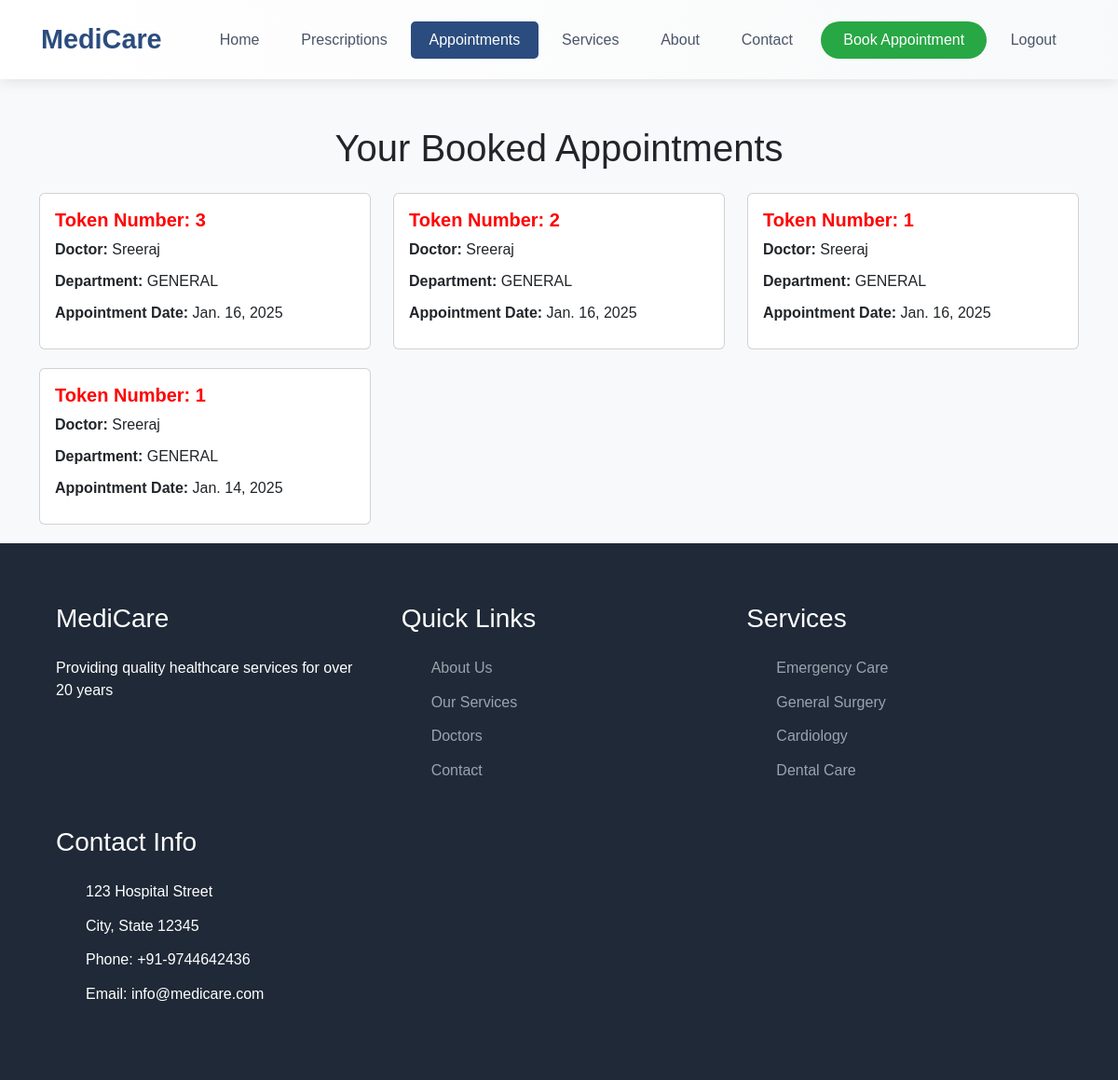
The app's page /appointment_success (signed in), older data.
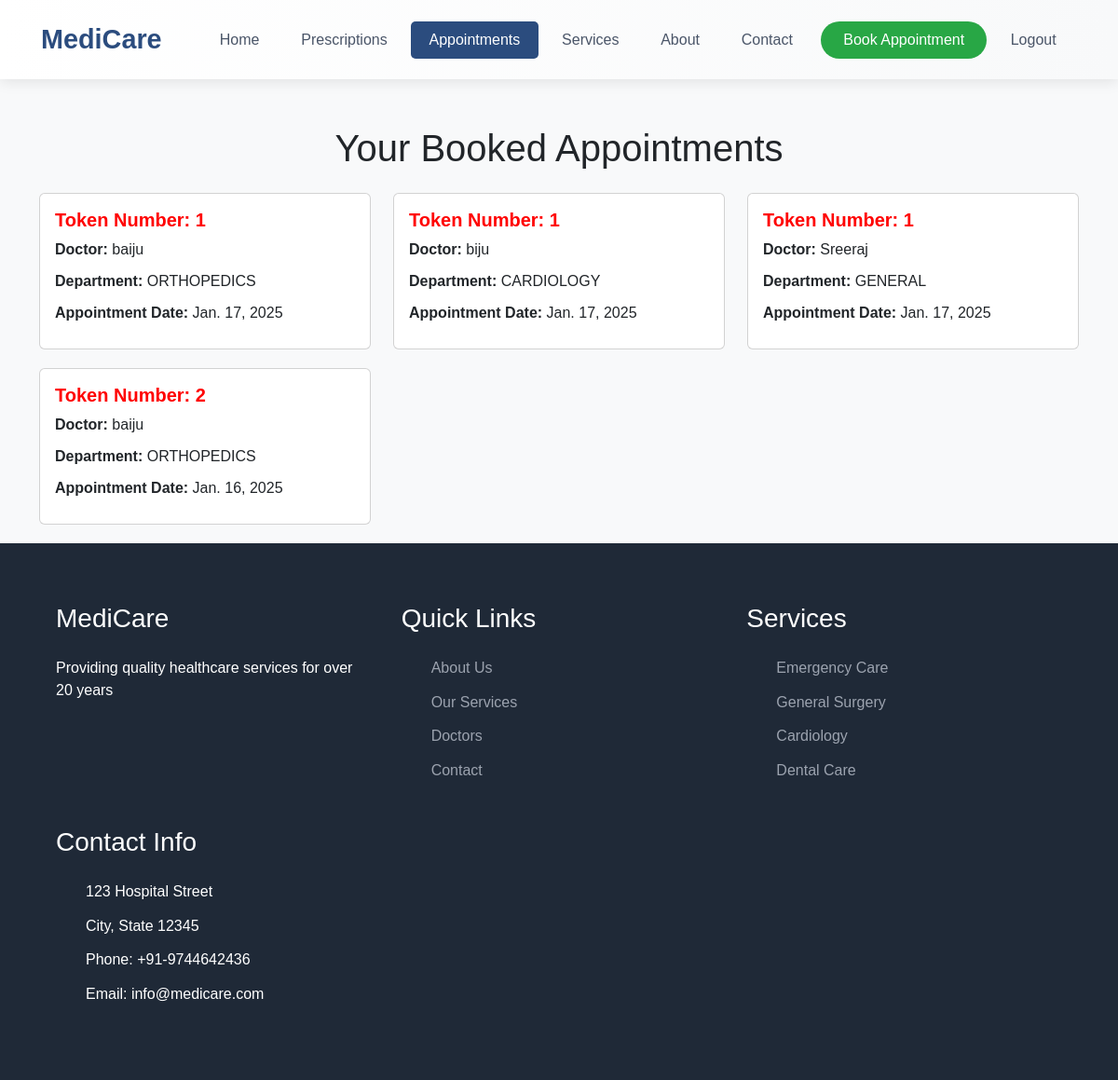
The same page, newer data.
### app/models.py (models this page shows)
class Appointment(models.Model):
    doctor = models.ForeignKey(Doctor, on_delete=models.CASCADE)
    patient = models.ForeignKey(Patient, on_delete=models.CASCADE)
    appointment_date = models.DateField()
    token_number = models.IntegerField()
    department = models.CharField(max_length=50)

class Doctor(models.Model):
    department = models.ForeignKey(Department, related_name='doctors', on_delete=models.CASCADE)
    name = models.CharField(max_length=100)
    specialization = models.CharField(max_length=100)
    password = models.TextField()
    email = models.EmailField(unique=True,)

### app/views.py (the view)
# urls.py: path('appointment_success', views.appointment_success),
def appointment_success(request):
    email = request.session.get('patient')
    if not email:
        return redirect('login')  # Assuming you have a login view
    try:
        patient = Patient.objects.get(email=email)
    except Patient.DoesNotExist:
        return redirect('login')
    appointments = Appointment.objects.filter(patient=patient).order_by('appointment_date')[::-1]
    if not appointments:
        return render(request, 'user/appointment_success.html', {'message': 'No appointments found.'})
    return render(request, 'user/appointment_success.html', {'appointments': appointments})

### templates/user/appointment_success.html (shortened to what the changed rows need)
<!DOCTYPE html>
<html lang="en">
<head>
    <link href="https://cdn.jsdelivr.net/npm/bootstrap@5.3.3/dist/css/bootstrap.min.css" rel="stylesheet">
    <link href="https://cdn.jsdelivr.net/npm/bootstrap-icons/font/bootstrap-icons.css" rel="stylesheet">
</head>
<body>
    <div class="container">
        <h1 class="text-center mb-4">Your Booked Appointments </h1>
        {% if appointments %}
        <div class="row">
            {% for appointment in appointments %}
            <div class="col-md-4">
                <div class="card">
                    <div class="card-body">
                        <h5 class="card-title" style="color: red;">Token Number: {{ appointment.token_number }}</h5>
                        <div class="appointment-info">
                            <span>Doctor:</span> {{ appointment.doctor.name }}
                        </div>
                        <div class="appointment-info">
                            <span>Department:</span> {{ appointment.department }}
                        </div>
                        <div class="appointment-info">
                            <span>Appointment Date:</span> {{ appointment.appointment_date }}
                        </div>
                    </div>
                </div>
            </div>
            {% endfor %}
        </div>
        {% else %}
        <p class="text-center">{{ message }}</p>
        {% endif %}
    </div>
</body>
</html>

Row changes from the older to the newer data that the page shows:
removed Appointment: token_number "3", doctor.name "Sreeraj", department "GENERAL", appointment_date "Jan. 16, 2025"
removed Appointment: token_number "2", doctor.name "Sreeraj", department "GENERAL", appointment_date "Jan. 16, 2025"
removed Appointment: token_number "1", doctor.name "Sreeraj", department "GENERAL", appointment_date "Jan. 16, 2025"
removed Appointment: token_number "1", doctor.name "Sreeraj", department "GENERAL", appointment_date "Jan. 14, 2025"
added Appointment: token_number "1", doctor.name "baiju", department "ORTHOPEDICS", appointment_date "Jan. 17, 2025"
added Appointment: token_number "1", doctor.name "biju", department "CARDIOLOGY", appointment_date "Jan. 17, 2025"
added Appointment: token_number "1", doctor.name "Sreeraj", department "GENERAL", appointment_date "Jan. 17, 2025"
added Appointment: token_number "2", doctor.name "baiju", department "ORTHOPEDICS", appointment_date "Jan. 16, 2025"
